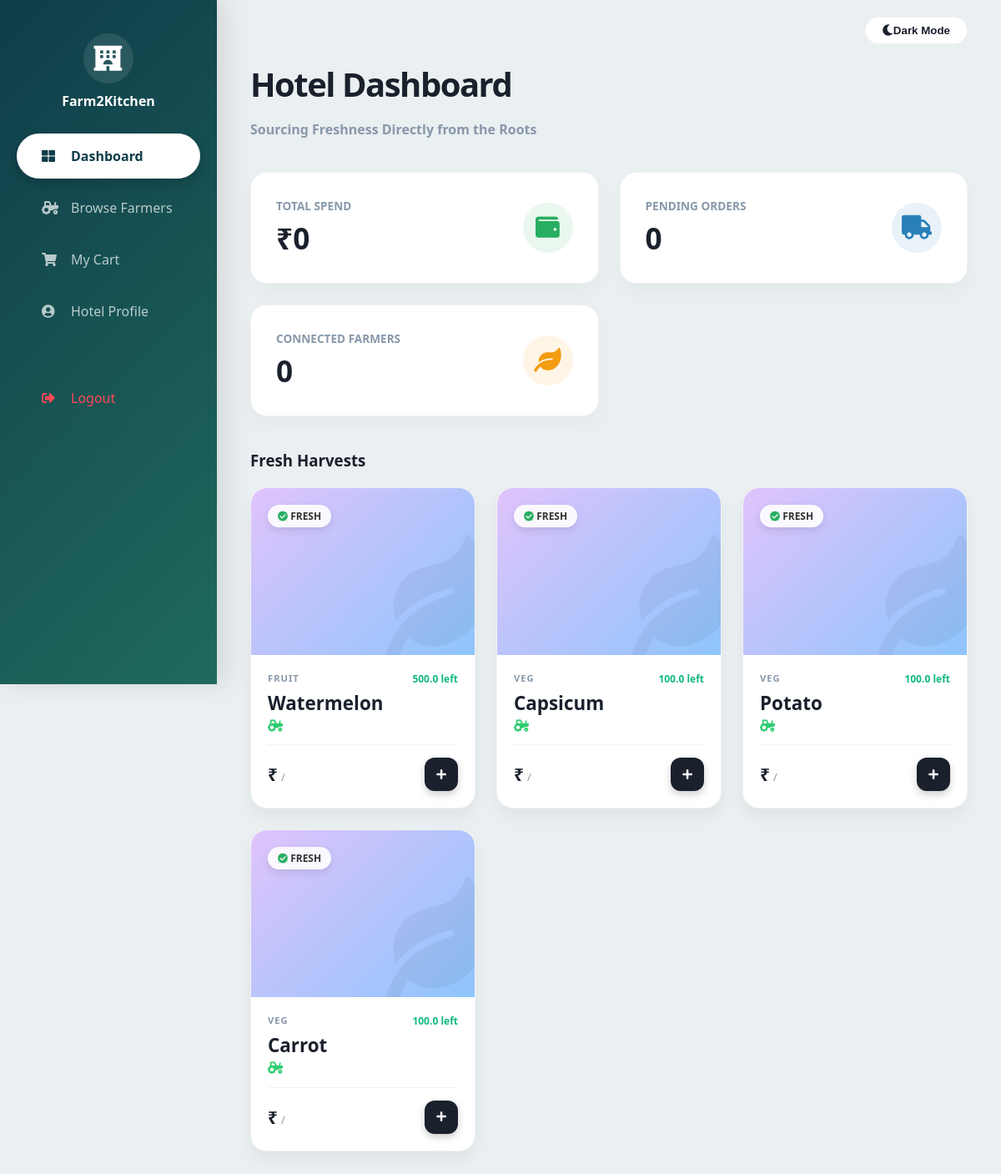
Screenshot of /hotel-dashboard/ with the database file from the repository.
### pages/models.py (models this page shows, shortened)
class Product(models.Model):
    CATEGORY_CHOICES = (('Veg', 'Vegetables'), ('Fruit', 'Fruits'), ('Grain', 'Grains'), ('Dairy', 'Dairy'))
    farmer = models.ForeignKey(User, on_delete=models.CASCADE, related_name='products', default="True")
    name = models.CharField(max_length=100)
    category = models.CharField(max_length=50, choices=CATEGORY_CHOICES, default='')
    price_per_kg = models.DecimalField(max_digits=10, decimal_places=2, default=0.00)
    quantity_available = models.FloatField(default=0.0) # in kg
    is_active = models.BooleanField(default=True) # Admin can hide product

### pages/views.py (the view)
# urls.py: path('hotel-dashboard/', hotel_dashboard, name='hotel_dashboard'), # <--- NEW PATH
def hotel_dashboard(request):
    products = Product.objects.all().order_by('-id')
    context = {
        'products': products
    }
    return render(request, 'pages/hotel_dashboard.html', context)

### pages/templates/pages/hotel_dashboard.html (shortened to what this page needs)
<!DOCTYPE html>
<html lang="en">
<head>
    <link rel="stylesheet" href="https://cdnjs.cloudflare.com/ajax/libs/font-awesome/5.15.4/css/all.min.css">
</head>
<body>
    <div class="sidebar">
        <div class="brand-logo">
            <div class="logo-icon"><i class="fas fa-hotel"></i></div>
            <h4 class="font-weight-bold" style="margin: 0;">Farm2Kitchen</h4>
        </div>
        <nav>
            <a href="{% url 'hotel_dashboard' %}" class="active"><i class="fas fa-th-large"></i> Dashboard</a>
            <a href="{% url 'browse_farmer' %}"><i class="fas fa-tractor"></i> Browse Farmers</a>
            <a href="{% url 'my_cart' %}"><i class="fas fa-shopping-cart"></i> My Cart</a>
            <a href="{% url 'hotel_profile' %}"><i class="fas fa-user-circle"></i> Hotel Profile</a>
            <a href="javascript:void(0);" style="margin-top: 50px; color: #ff4757; text-decoration: none;" onclick="logout()">
                <i class="fas fa-sign-out-alt"></i> Logout
            </a>
        </nav>
    </div>
    <div class="top-nav">
        <button class="dark-mode-btn" onclick="toggleDarkMode()">
            <i id="modeIcon" class="fas fa-moon mr-2"></i> <span id="modeBtnText">Dark Mode</span>
        </button>
    </div>
    <div class="main-content">
        <div class="animate-up" style="margin-bottom: 40px;">
            <h1 class="dashboard-header">Hotel Dashboard</h1>
            <p class="text-muted">Sourcing Freshness Directly from the Roots</p>
        </div>
        <div class="stats-grid">
            <div class="animate-up">
                <div class="stat-card">
                    <div>
                        <h5>Total Spend</h5>
                        <h2 class="counter">₹0</h2>
                    </div>
                    <div class="icon-circle text-green"><i class="fas fa-wallet"></i></div>
                </div>
            </div>
            <div class="animate-up" style="animation-delay: 0.1s;">
                <div class="stat-card">
                    <div>
                        <h5>Pending Orders</h5>
                        <h2 class="counter">0</h2>
                    </div>
                    <div class="icon-circle text-blue"><i class="fas fa-truck"></i></div>
                </div>
            </div>
            <div class="animate-up" style="animation-delay: 0.2s;">
                <div class="stat-card">
                    <div>
                        <h5>Connected Farmers</h5>
                        <h2 class="counter">0</h2>
                    </div>
                    <div class="icon-circle text-orange"><i class="fas fa-leaf"></i></div>
                </div>
            </div>
        </div>
        <h3 style="margin-top: 40px; margin-bottom: 20px; font-weight: 700; color: var(--text-main);">
            Fresh Harvests
        </h3>
        {% if products %}
        <div class="product-grid animate-up" style="animation-delay: 0.2s;">
            {% for product in products %}
            <div class="product-card">
                <div class="p-visual-header
                    {% if product.category == 'Vegetables' %} bg-veg
                    {% elif product.category == 'Fruits' %} bg-fruit
                    {% elif product.category == 'Grains' %} bg-grain
                    {% else %} bg-default {% endif %}">
                    <div class="fresh-badge"><i class="fas fa-check-circle text-green"></i> FRESH</div>
                    <div class="watermark-icon">
                        {% if product.category == 'Vegetables' %}
                            <i class="fas fa-carrot"></i>
                        {% elif product.category == 'Fruits' %}
                            <i class="fas fa-apple-alt"></i>
                        {% elif product.category == 'Grains' %}
                            <i class="fas fa-wheat"></i>
                        {% else %}
                            <i class="fas fa-leaf"></i>
                        {% endif %}
                    </div>
                </div>
                <div class="p-body">
                    <div style="display: flex; justify-content: space-between;">
                        <span class="p-cat">{{ product.category }}</span>
                        <span style="font-size: 0.75rem; font-weight: 700; color: {% if product.quantity_available < 10 %}#ef4444{% else %}#10b981{% endif %};">                            {{ product.quantity_available }} {{ product.unit }} left
                        </span>
                    </div>
                    <h4 class="p-title">{{ product.name }}</h4>
                    <div class="p-farm">
                        <i class="fas fa-tractor"></i>
                    </div>
                    <div class="p-price-row">
                        <div>
                            <span class="p-price">₹{{ product.price }}</span>
                            <span class="p-unit">/ {{ product.unit }}</span>
                        </div>
                        <button class="btn-add" title="Add to Cart" onclick="addToCart({{ product.id }})">
                            <i class="fas fa-plus"></i>
                        </button>
                    </div>
                </div>
            </div>
            {% endfor %}
        </div>
        {% endif %}
    </div>
</body>
</html>

### rows the page displays
Product: category "FRUIT", quantity_available "500.0", name "Watermelon"
Product: category "VEG", quantity_available "100.0", name "Capsicum"
Product: category "VEG", quantity_available "100.0", name "Potato"
Product: category "VEG", quantity_available "100.0", name "Carrot"
